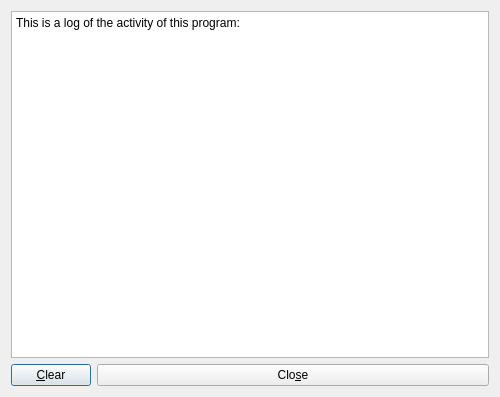
<?xml version="1.0" encoding="UTF-8"?>
<ui version="4.0">
 <class>dlgLogger</class>
 <widget class="QDialog" name="dlgLogger">
  <property name="geometry">
   <rect>
    <x>0</x>
    <y>0</y>
    <width>500</width>
    <height>397</height>
   </rect>
  </property>
  <property name="windowTitle">
   <string>IP Checker Log</string>
  </property>
  <property name="windowIcon">
   <iconset resource="../res/IPChecker.qrc">
    <normaloff>:/icon.png</normaloff>:/icon.png</iconset>
  </property>
  <layout class="QGridLayout">
   <item row="0" column="0">
    <widget class="QTextEdit" name="txtLogger">
     <property name="readOnly">
      <bool>true</bool>
     </property>
     <property name="html">
      <string>&lt;!DOCTYPE HTML PUBLIC &quot;-//W3C//DTD HTML 4.0//EN&quot; &quot;http://www.w3.org/TR/REC-html40/strict.dtd&quot;&gt;
&lt;html&gt;&lt;head&gt;&lt;meta name=&quot;qrichtext&quot; content=&quot;1&quot; /&gt;&lt;style type=&quot;text/css&quot;&gt;
p, li { white-space: pre-wrap; }
&lt;/style&gt;&lt;/head&gt;&lt;body style=&quot; font-family:'MS Shell Dlg 2'; font-size:8.25pt; font-weight:400; font-style:normal;&quot;&gt;
&lt;p style=&quot; margin-top:0px; margin-bottom:0px; margin-left:0px; margin-right:0px; -qt-block-indent:0; text-indent:0px;&quot;&gt;&lt;span style=&quot; font-family:'Sans Serif'; font-size:9pt;&quot;&gt;This is a log of the activity of this program:&lt;/span&gt;&lt;/p&gt;
&lt;p style=&quot;-qt-paragraph-type:empty; margin-top:0px; margin-bottom:0px; margin-left:0px; margin-right:0px; -qt-block-indent:0; text-indent:0px; font-family:'Sans Serif'; font-size:9pt;&quot;&gt;&lt;/p&gt;&lt;/body&gt;&lt;/html&gt;</string>
     </property>
    </widget>
   </item>
   <item row="1" column="0">
    <layout class="QHBoxLayout">
     <item>
      <widget class="QPushButton" name="btnClear">
       <property name="text">
        <string>&amp;Clear</string>
       </property>
      </widget>
     </item>
     <item>
      <widget class="QPushButton" name="btnClose">
       <property name="sizePolicy">
        <sizepolicy hsizetype="Expanding" vsizetype="Fixed">
         <horstretch>0</horstretch>
         <verstretch>0</verstretch>
        </sizepolicy>
       </property>
       <property name="text">
        <string>Clo&amp;se</string>
       </property>
      </widget>
     </item>
    </layout>
   </item>
  </layout>
 </widget>
 <resources>
  <include location="../res/IPChecker.qrc"/>
 </resources>
 <connections>
  <connection>
   <sender>btnClose</sender>
   <signal>clicked()</signal>
   <receiver>dlgLogger</receiver>
   <slot>hide()</slot>
   <hints>
    <hint type="sourcelabel">
     <x>285</x>
     <y>264</y>
    </hint>
    <hint type="destinationlabel">
     <x>199</x>
     <y>149</y>
    </hint>
   </hints>
  </connection>
 </connections>
</ui>
